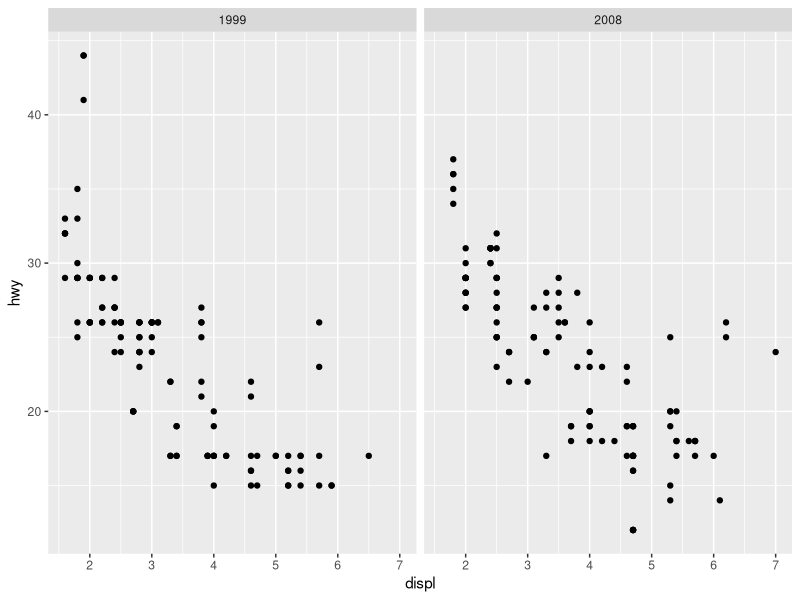

The R source for this figure:
library(tidyverse)

ggplot(
  data = mpg,
  mapping = aes(x = displ, y = hwy)
) +
  geom_point() +
  facet_wrap(~ year)
